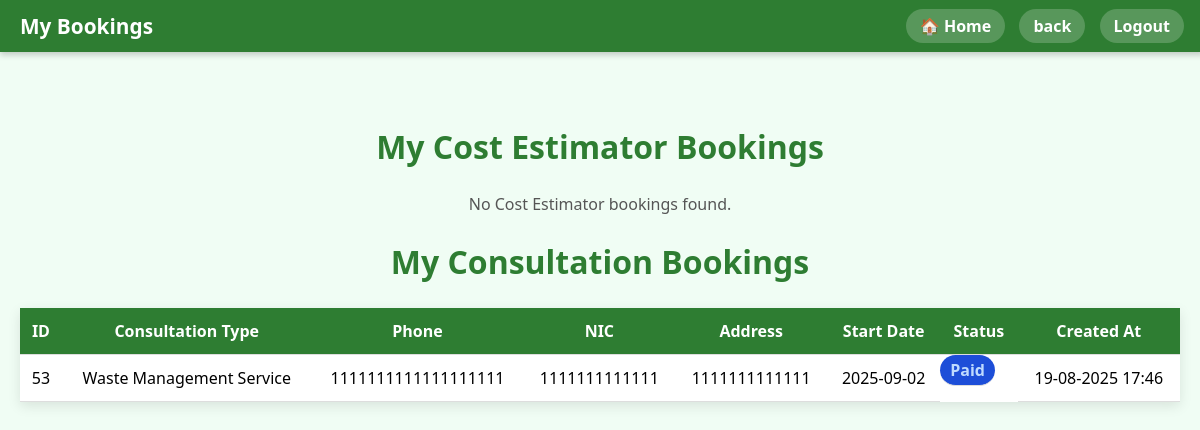
The app's page /status.php (signed in) with its own data.
### tables this page shows
CREATE TABLE `consultation_bookings` (
  `id` int(11) NOT NULL,
  `customer_id` int(11) NOT NULL,
  `consultation_type` varchar(255) NOT NULL,
  `status` varchar(50) NOT NULL DEFAULT 'Pending',
  `phone` varchar(20) NOT NULL,
  `nic` varchar(20) NOT NULL,
  `address` varchar(225) NOT NULL,
  `start_date` date NOT NULL,
  `created_at` timestamp NOT NULL DEFAULT current_timestamp()
);

### status.php (the view, shortened to what this page needs)
<?php
$customer_id = $_SESSION['customer_id'] ?? null;
$conn = Config::getConnection();
$costStmt = $conn->prepare("SELECT * FROM bookings WHERE customer_id=? ORDER BY created_at DESC");
$costStmt->execute([$customer_id]);
$costBookings = $costStmt->fetchAll(PDO::FETCH_ASSOC);
$consultStmt = $conn->prepare("SELECT * FROM consultation_bookings WHERE customer_id=? ORDER BY created_at DESC");
$consultStmt->execute([$customer_id]);
$consultBookings = $consultStmt->fetchAll(PDO::FETCH_ASSOC);
?>
<!DOCTYPE html>
<html lang="en">
<head>
</head>
<body>
<div class="navbar">
    <div class="logo">My Bookings</div>
    <div class="nav-links">
        <a href="index.php">🏠 Home</a>
        <a href="booking.php">back</a>
        <a href="logout.php"><i class="fa fa-sign-out-alt"></i>Logout</a>
    </div>
</div>
<div class="container">
<h1>My Cost Estimator Bookings</h1>
<?php if ($costBookings): ?>
<table>
<tr>
    <th>ID</th>
    <th>Area (sqft)</th>
    <th>Total Cost (LKR)</th>
    <th>Phone</th>
    <th>NIC</th>
    <th>Address</th>
    <th>Start Date</th>
    <th>Status</th>
    <th>Created At</th>
</tr>
<?php foreach ($costBookings as $b): ?>
<tr>
    <td><?= $b['id'] ?></td>
    <td><?= $b['area_sqft'] ?: '-' ?></td>
    <td><?= $b['total_cost'] ? number_format($b['total_cost'],2) : '-' ?></td>
    <td><?= htmlspecialchars($b['phone']) ?></td>
    <td><?= htmlspecialchars($b['nic']) ?></td>
    <td><?= htmlspecialchars($b['address']) ?></td>
    <td><?= htmlspecialchars($b['start_date'] ?? '-') ?></td>
    <td class="status <?= $b['status'] ?>"><?= $b['status'] ?></td>
    <td><?= date("d-m-Y H:i", strtotime($b['created_at'])) ?></td>
</tr>
<?php endforeach; ?>
</table>
<?php else: ?>
<p style="text-align:center; color:#555;">No Cost Estimator bookings found.</p>
<?php endif; ?>
<h1>My Consultation Bookings</h1>
<?php if ($consultBookings): ?>
<table>
<tr>
    <th>ID</th>
    <th>Consultation Type</th>
    <th>Phone</th>
    <th>NIC</th>
    <th>Address</th>
    <th>Start Date</th>
    <th>Status</th>
    <th>Created At</th>
</tr>
<?php foreach ($consultBookings as $c): ?>
<tr>
    <td><?= $c['id'] ?></td>
    <td><?= htmlspecialchars($c['consultation_type']) ?></td>
    <td><?= htmlspecialchars($c['phone'] ?? '-') ?></td>
    <td><?= htmlspecialchars($c['nic'] ?? '-') ?></td>
    <td><?= htmlspecialchars($c['address'] ?? '-') ?></td>
    <td><?= htmlspecialchars($c['start_date'] ?? '-') ?></td>
    <td class="status <?= $c['status'] ?>"><?= $c['status'] ?></td>
    <td><?= date("d-m-Y H:i", strtotime($c['created_at'])) ?></td>
</tr>
<?php endforeach; ?>
</table>
<?php else: ?>
<p style="text-align:center; color:#555;">No Consultation bookings found.</p>
<?php endif; ?>
</div>
</body>
</html>

### status.php (style rules this page uses)
body { font-family: 'Segoe UI', Tahoma, Geneva, Verdana, sans-serif; background: #f0fdf4; margin:0; padding:0; }
.navbar { position: fixed; top:0; width: 97%; background: #2e7d32; color: #fff; display:flex; justify-content: space-between; align-items:center; padding:12px 20px; z-index:1000; box-shadow:0 3px 6px rgba(0,0,0,0.2); }
.navbar .logo { font-weight: bold; font-size:1.3rem; }
.navbar .nav-links a { color:#fff; text-decoration:none; margin-left:10px; padding:6px 14px; border-radius:50px; background: rgba(255,255,255,0.2); font-weight:bold; transition:0.3s; }
.container { padding:100px 20px 20px 20px; max-width:100%; overflow-x:auto; }
h1 { text-align:center; color:#2e7d32; margin:25px 0; }
table { width: 100%; border-collapse: collapse; margin-bottom: 40px; background: #fff; box-shadow: 0 4px 12px rgba(0,0,0,0.1); }
th, td { padding: 12px 10px; border-bottom: 1px solid #ddd; text-align: center; }
th { background: #2e7d32; color: #fff; font-weight:600; }
.status { font-weight: bold; padding: 4px 10px; border-radius: 20px; display: inline-block; }
.status.Paid { background: #1d4ed8; color: #bfdbfe; }

### records on screen
consultation_bookings: id "53", consultation_type "Waste Management Service", phone "1111111111111111111", nic "1111111111111", address "1111111111111", start_date "2025-09-02", status "Paid", created_at "19-08-2025 17:46"
